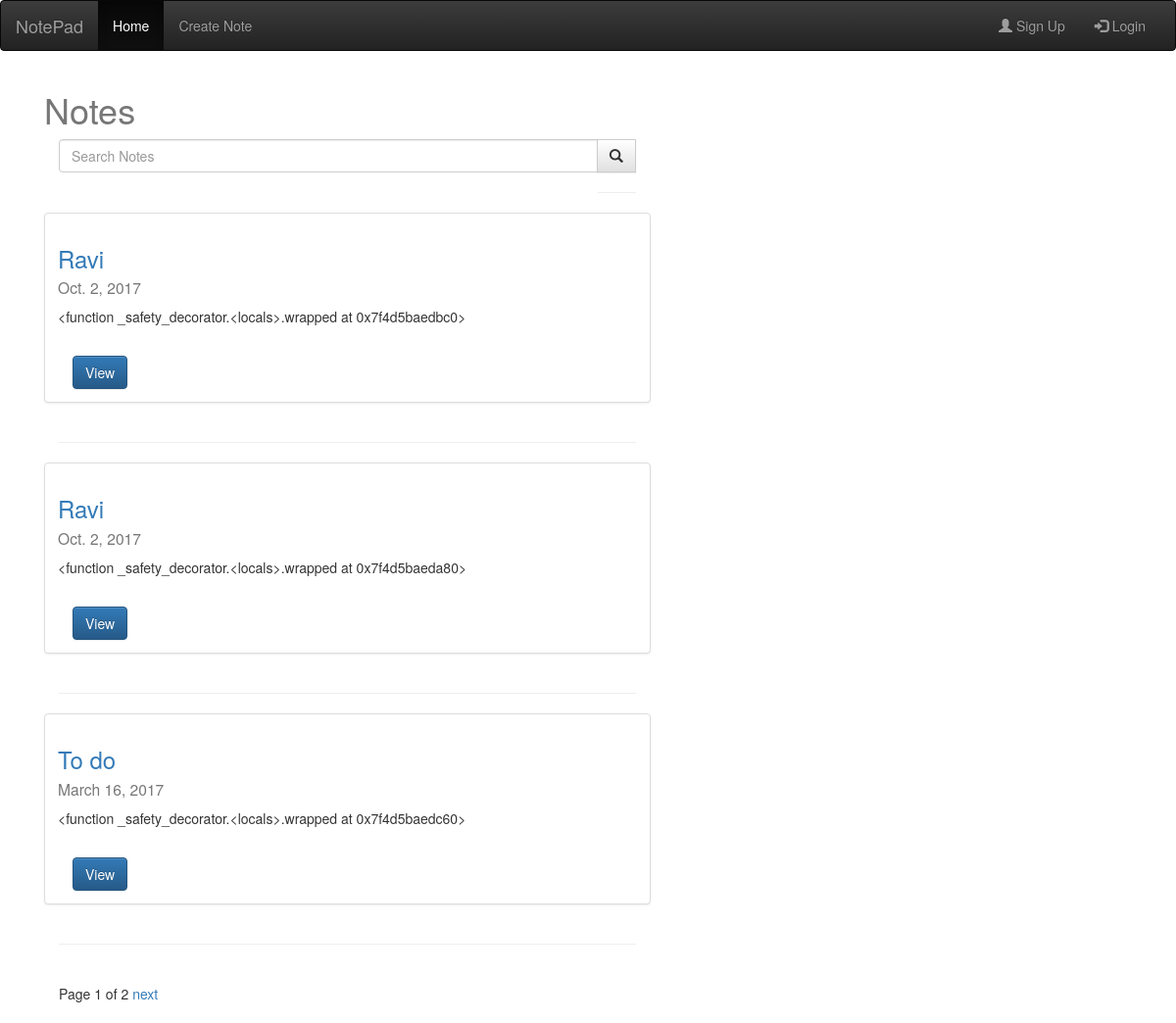
Before: / with the older database file.
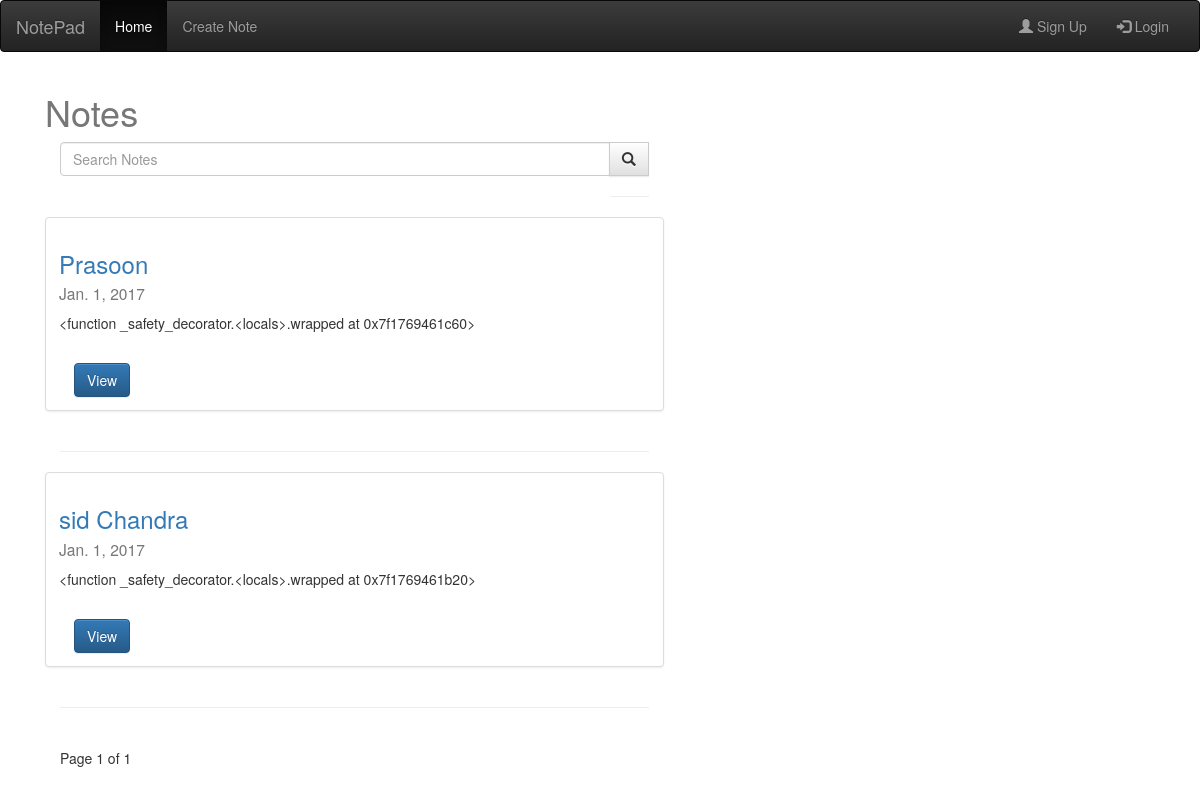
After: the same page with the newer database file.
### Note/models.py (models this page shows, shortened)
class Note(models.Model):
	title=models.CharField(max_length=100)
	content=models.TextField()
	user=models.ForeignKey(settings.AUTH_USER_MODEL,default=1)
	slug=models.SlugField(unique=True)
	updated=models.DateTimeField(auto_now=True,auto_now_add=False)
	timestamp=models.DateTimeField(auto_now=False,auto_now_add=True)
	publish=models.DateField(auto_now=False,auto_now_add=False)
	def get_absolute_url(self):
		return reverse("notes:detail",kwargs={"slug": self.slug})
	class Meta:
		ordering=["timestamp"]
	def get_markdown(self):
		content=self.content
		markdown_text= markdown(content)
		return mark_safe(markdown_text)

### Note/views.py (the view)
# urls.py: url(r'^$',note_list,name='list'),
def note_list(request):
	queryset_list=Note.objects.all()
	query=request.GET.get("q")
	if query:
		queryset_list=queryset_list.filter(Q(title__icontains=query)|Q(content__icontains=query)|Q(user__first_name__icontains=query)
			|Q(user__last_name__icontains=query)
			).distinct()
	paginator=Paginator(queryset_list,3)
	page_request_var="page"
	page=request.GET.get(page_request_var)
	try:
		queryset=paginator.page(page)
	except PageNotAnInteger:
		queryset=paginator.page(1)
	except EmptyPage:
		queryset=paginator.page(paginator.num_pages)
	context={
	"object_list": queryset,
	"title":"Notes",
	"page_request_var":page_request_var
	}
	return render(request,"note_list.html",context)

### template/note_list.html (shortened to what this page needs)
{% extends "base.html" %}
{% block content %}
<div class='col-sm-9'>
<h1>{{title}}</h1>
<div class='col-sm-9'>
<form method="GET" action="">
	<div class="input-group">
	<input type="text" class="form-control" name="q" placeholder="Search Notes" value='{{request.GET.q}}'/>
	 <div class="input-group-btn">
      <button class="btn btn-default" type="submit">
        <i class="glyphicon glyphicon-search"></i>
      </button><hr/>
      </div>
</form>
</div>
{% for obj in object_list %}
<div class="row">
<div class="thumbnail">
	<div class="caption">
	<h3><a href="{{obj.get_absolute_url}}">{{obj.title}}</a>
	<br/>
	<small>{{obj.publish}}</small></h3>
	<p class='content-markdown'>{{obj.get_markdown}}</p><br/>
	<div class="container">
	<div class=" btn-group-horizontal">
	<a href="{{obj.get_absolute_url}}"class=" pull-left btn btn-primary" role="button">View</a>
	</div>
	</div>
	</div>
</div>
</div>
<hr/>
{% endfor %}
<div class="pagination">
		<span class="step-links">
			<span class="current" >
				Page {{object_list.number}} of {{object_list.paginator.num_pages}}
			</span>
			{% if object_list.has_next  %}
			<a href="?{{page_request_var}}={{object_list.next_page_number}}{% if request.GET.q %}&q={{ request.GET.q }}{% endif %}">next</a>
			{%endif%}
		</span>
</div>
</div>
{% endblock content %}

### template/base.html (shortened to what this page needs)
{% load staticfiles %}
<!DOCTYPE html>
<html>
<head>
 <link rel="stylesheet" href="https://maxcdn.bootstrapcdn.com/bootstrap/3.3.6/css/bootstrap.min.css">
 <link rel="stylesheet" href="https://maxcdn.bootstrapcdn.com/bootstrap/3.3.6/css/bootstrap-theme.min.css">
	<link rel="stylesheet" type="text/css" href="{% static "css.css" %}">
</head>
<body>
<nav class="navbar navbar-inverse">
  <div class="container-fluid">
    <div class="navbar-header">
      <a class="navbar-brand" href="{% url "notes:list" %}">NotePad</a>
    </div>
    <div class="collapse navbar-collapse" id="myNavbar">
      <ul class="nav navbar-nav">
        <li class="active"><a href="{% url "notes:list" %}">Home</a></li>
        <li><a href="{% url "notes:create" %}">Create Note</a></li>
        <li><a href="#"></a></li>
      </ul>
      <ul class="nav navbar-nav navbar-right">
        <li><a href="#"><span class="glyphicon glyphicon-user"></span> Sign Up</a></li>
        <li><a href="#"><span class="glyphicon glyphicon-log-in"></span> Login</a></li>
      </ul>
    </div>
  </div>
</nav>
<div class="container">
	{% block content %}
	{% endblock content	%}
</div>
</body>
</html>

### static/css.css (style rules this page uses)
h1 { color:#777777; }

Changed rows visible on the page:
removed Note: title "Ravi", publish "Oct. 2, 2017", get_markdown "<function _safety_decorator.<locals>.wrapped at 0x7f4d5baedbc0>"
removed Note: title "Ravi", publish "Oct. 2, 2017", get_markdown "<function _safety_decorator.<locals>.wrapped at 0x7f4d5baeda80>"
removed Note: title "To do", publish "March 16, 2017", get_markdown "<function _safety_decorator.<locals>.wrapped at 0x7f4d5baedc60>"
now on this page (row unchanged): Note: title "Prasoon", publish "Jan. 1, 2017", get_markdown "<function _safety_decorator.<locals>.wrapped at 0x7f1769461c60>"
now on this page (row unchanged): Note: title "sid Chandra", publish "Jan. 1, 2017", get_markdown "<function _safety_decorator.<locals>.wrapped at 0x7f1769461b20>"
Other visible differences:
{{ object_list.paginator.num_pages }}: "2" → "1"
text no longer shown: "next"
